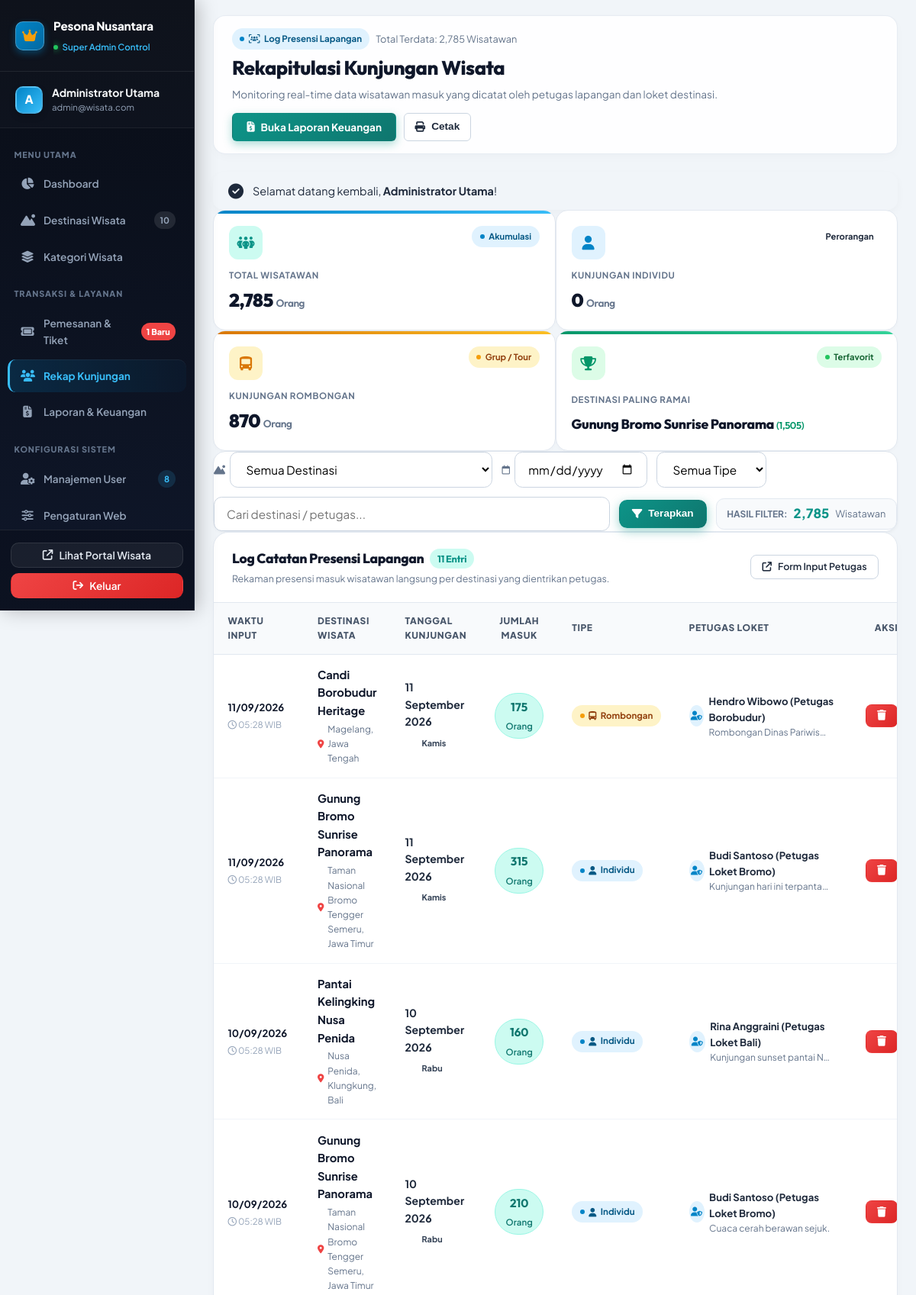
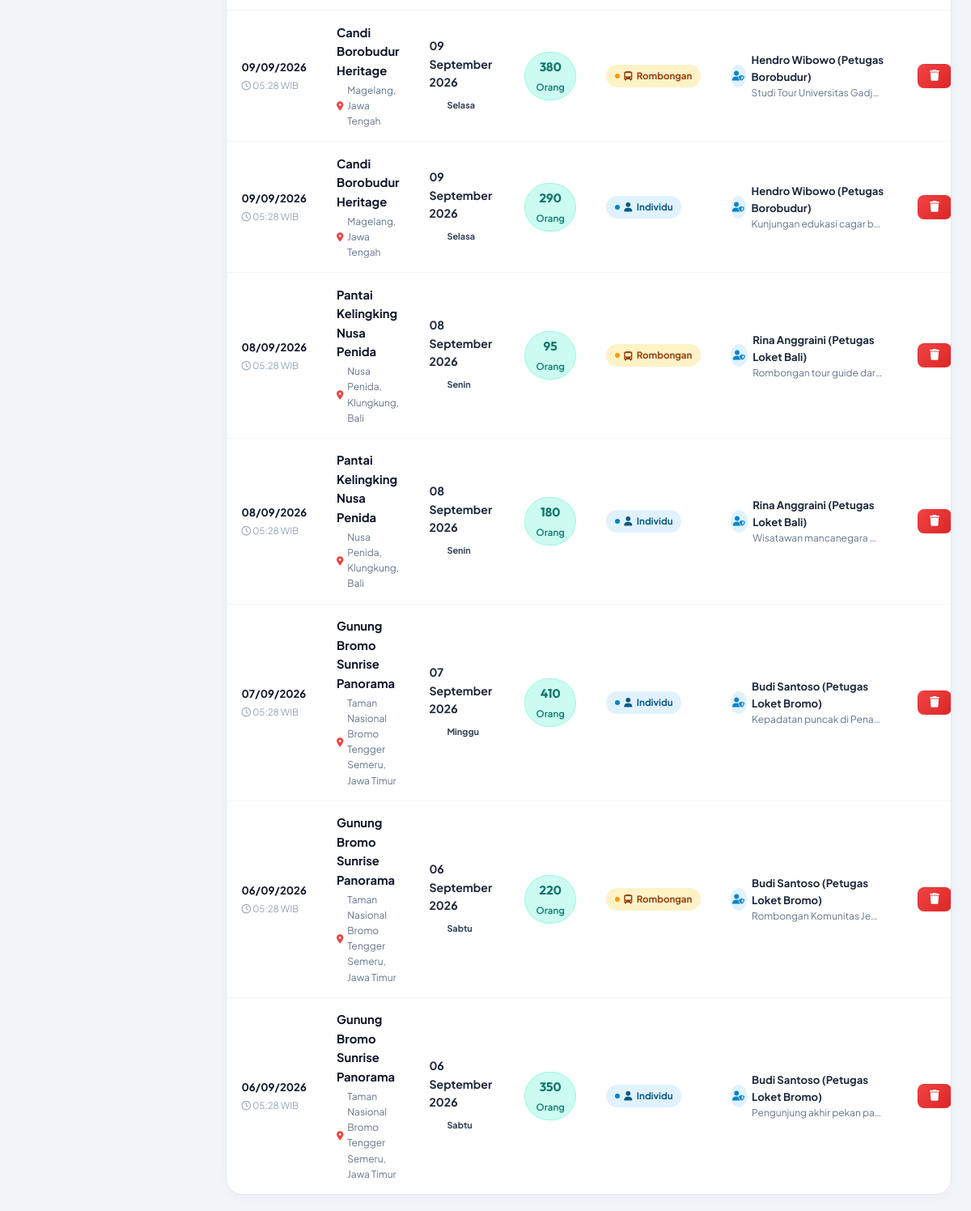
The page /admin/kunjungan.php (signed in) on the database its author committed (2 pictures, top to bottom).
### tables this page shows
CREATE TABLE `pengaturan_web` (
  `id` INT AUTO_INCREMENT PRIMARY KEY,
  `nama_sistem` VARCHAR(100) NOT NULL DEFAULT 'Pesona Nusantara',
  `tagline` VARCHAR(200) DEFAULT 'Sistem Informasi & Reservasi Wisata Berkelas Indonesia',
  `deskripsi` TEXT DEFAULT NULL,
  `kontak_email` VARCHAR(100) DEFAULT 'kontak@pesonanusantara.id',
  `kontak_telp` VARCHAR(30) DEFAULT '+62 821-9988-7766',
  `alamat` TEXT DEFAULT NULL,
  `logo` VARCHAR(255) DEFAULT NULL,
  `banner` VARCHAR(255) DEFAULT NULL,
  `sosmed_instagram` VARCHAR(100) DEFAULT 'pesonanusantara.id',
  `sosmed_facebook` VARCHAR(100) DEFAULT 'pesonanusantara.official',
  `sosmed_youtube` VARCHAR(100) DEFAULT 'PesonaNusantaraTV',
  `updated_at` TIMESTAMP DEFAULT CURRENT_TIMESTAMP ON UPDATE CURRENT_TIMESTAMP
);

CREATE TABLE `presensi_kunjungan` (
  `id` INT AUTO_INCREMENT PRIMARY KEY,
  `petugas_id` INT NOT NULL,
  `destinasi_id` INT NOT NULL,
  `tanggal_kunjungan` DATE NOT NULL,
  `hari` VARCHAR(20) NOT NULL,
  `jumlah_pengunjung` INT NOT NULL,
  `jenis_kunjungan` ENUM('sendiri', 'rombongan') NOT NULL DEFAULT 'sendiri',
  `keterangan` TEXT DEFAULT NULL,
  `created_at` TIMESTAMP DEFAULT CURRENT_TIMESTAMP,
  FOREIGN KEY (`petugas_id`) REFERENCES `users`(`id`) ON DELETE CASCADE,
  FOREIGN KEY (`destinasi_id`) REFERENCES `destinasi`(`id`) ON DELETE CASCADE
);

CREATE TABLE `destinasi` (
  `id` INT AUTO_INCREMENT PRIMARY KEY,
  `kategori_id` INT NOT NULL,
  `nama_destinasi` VARCHAR(150) NOT NULL,
  `slug` VARCHAR(180) NOT NULL UNIQUE,
  `deskripsi` TEXT NOT NULL,
  `lokasi` VARCHAR(255) NOT NULL,
  `maps_embed` TEXT DEFAULT NULL,
  `harga_tiket` DECIMAL(12,2) NOT NULL DEFAULT 0.00,
  `diskon_rombongan` INT DEFAULT 15 COMMENT 'Diskon persen untuk rombongan',
  `min_rombongan` INT DEFAULT 10 COMMENT 'Minimal pengunjung untuk rombongan',
  `jam_buka` TIME DEFAULT '08:00:00',
  `jam_tutup` TIME DEFAULT '17:00:00',
  `hari_operasional` VARCHAR(100) DEFAULT 'Setiap Hari (Senin - Minggu)',
  `fasilitas` TEXT DEFAULT NULL COMMENT 'Comma-separated fasilitas',
  `status` ENUM('buka', 'tutup', 'pemeliharaan') DEFAULT 'buka',
  `rating` DECIMAL(3,2) DEFAULT 4.80,
  `foto_utama` VARCHAR(255) NOT NULL,
  `created_at` TIMESTAMP DEFAULT CURRENT_TIMESTAMP,
  FOREIGN KEY (`kategori_id`) REFERENCES `kategori_wisata`(`id`) ON DELETE CASCADE
);

### admin/kunjungan.php (the view, shortened to what the rows shown need)
<?php
require_once __DIR__ . '/../config/database.php';
$sql = "SELECT k.*, d.nama_destinasi, d.lokasi, COALESCE(u.nama, 'Loket Langsung') as nama_petugas
        FROM presensi_kunjungan k
        JOIN destinasi d ON k.destinasi_id = d.id
        LEFT JOIN users u ON k.petugas_id = u.id
        WHERE 1=1";
$params = [];
$sql .= " ORDER BY k.tanggal_kunjungan DESC, k.id DESC";
$stmt = $pdo->prepare($sql);
$stmt->execute($params);
$kunjunganList = $stmt->fetchAll();
require_once __DIR__ . '/includes/header.php';
require_once __DIR__ . '/includes/sidebar.php';
?>
<main class="admin-main">
  <div class="admin-topbar-luxury">
    <div>
      <h1 style="font-size: 1.6rem; font-weight: 800; color: #0f172a; margin: 0; letter-spacing: -0.02em;">
        Rekapitulasi Kunjungan Wisata
      </h1>
    </div>
  </div>
  <div class="card-table-luxury" style="width: 100%;">
    <div style="overflow-x: auto; width: 100%;">
      <table class="table-luxury" id="kunjunganDataTable" style="width: 100%;">
        <thead>
          <tr>
            <th style="width: 14%;">Waktu Input</th>
            <th style="width: 25%;">Destinasi Wisata</th>
            <th style="width: 16%;">Tanggal Kunjungan</th>
            <th style="width: 15%; text-align: center;">Jumlah Masuk</th>
            <th style="width: 12%;">Tipe</th>
            <th style="width: 18%;">Petugas Loket</th>
            <th style="width: 10%; text-align: right;">Aksi</th>
          </tr>
        </thead>
        <tbody>
          <?php if (empty($kunjunganList)): ?>
            <tr>
              <td colspan="7" style="text-align: center; padding: 3rem 1rem;">
                <div style="max-width: 320px; margin: 0 auto;">
                  <div style="width: 60px; height: 60px; border-radius: 50%; background: #f1f5f9; color: #94a3b8; display: inline-flex; align-items: center; justify-content: center; font-size: 1.5rem; margin-bottom: 1rem;">
                    <i class="fa-solid fa-clipboard-list"></i>
                  </div>
                  <h4 style="font-size: 1.05rem; font-weight: 700; color: #334155; margin: 0 0 0.25rem 0;">Tidak Ada Log Kunjungan</h4>
                  <p style="font-size: 0.8rem; color: #64748b; margin: 0 0 1rem 0;">Belum ada data presensi wisatawan untuk kriteria filter yang dipilih.</p>
                </div>
              </td>
            </tr>
          <?php else: ?>
            <?php foreach ($kunjunganList as $k): ?>
              <tr class="kunjungan-row">
                <td>
                  <div style="font-size: 0.82rem; font-weight: 700; color: #0f172a;">
                    <?= date('d/m/Y', strtotime($k['created_at'])) ?>
                  </div>
                  <span style="font-size: 0.72rem; color: #94a3b8;">
                    <i class="fa-regular fa-clock"></i> <?= date('H:i', strtotime($k['created_at'])) ?> WIB
                  </span>
                </td>
                <td>
                  <strong class="text-dark dest-name" style="font-size: 0.92rem;"><?= htmlspecialchars($k['nama_destinasi']) ?></strong>
                  <p class="text-xs text-muted" style="margin: 0.15rem 0 0 0; display: flex; align-items: center; gap: 0.3rem;">
                    <i class="fa-solid fa-location-dot" style="color: #ef4444; font-size: 0.7rem;"></i> <?= htmlspecialchars($k['lokasi']) ?>
                  </p>
                </td>
                <td>
                  <div style="font-weight: 700; color: #1e293b; font-size: 0.88rem;">
                    <?= formatTanggalIndo($k['tanggal_kunjungan']) ?>
                  </div>
                  <span class="badge-luxury badge-luxury-info" style="font-size: 0.68rem; margin-top: 0.2rem;">
                    <?= htmlspecialchars($k['hari']) ?>
                  </span>
                </td>
                <td style="text-align: center;">
                  <div style="display: inline-block; background: #ccfbf1; border: 1px solid #99f6e4; padding: 0.35rem 0.85rem; border-radius: 9999px;">
                    <strong style="color: #0f766e; font-size: 0.95rem; font-family: 'Outfit', sans-serif;">
                      <?= number_format($k['jumlah_pengunjung']) ?>
                    </strong>
                    <span style="font-size: 0.72rem; color: #0f766e; font-weight: 600;"> Orang</span>
                  </div>
                </td>
                <td>
                  <?php if ($k['jenis_kunjungan'] === 'rombongan'): ?>
                    <span class="badge-luxury badge-luxury-warning" style="font-size: 0.72rem;">
                      <i class="fa-solid fa-bus-simple"></i> Rombongan
                    </span>
                  <?php else: ?>
                    <span class="badge-luxury badge-luxury-primary" style="font-size: 0.72rem;">
                      <i class="fa-solid fa-user"></i> Individu
                    </span>
                  <?php endif; ?>
                </td>
                <td>
                  <div style="display: flex; align-items: center; gap: 0.4rem;">
                    <div style="width: 28px; height: 28px; border-radius: 50%; background: #e0f2fe; color: #0284c7; display: flex; align-items: center; justify-content: center; font-size: 0.75rem;">
                      <i class="fa-solid fa-user-shield"></i>
                    </div>
                    <div>
                      <strong class="petugas-name" style="font-size: 0.82rem; color: #1e293b; display: block;"><?= htmlspecialchars($k['nama_petugas']) ?></strong>
                      <?php if (!empty($k['keterangan'])): ?>
                        <span class="text-xs text-muted info-desc" style="display: block; max-width: 160px; white-space: nowrap; overflow: hidden; text-overflow: ellipsis;" title="<?= htmlspecialchars($k['keterangan']) ?>">
                          <?= htmlspecialchars($k['keterangan']) ?>
                        </span>
                      <?php endif; ?>
                    </div>
                  </div>
                </td>
                <td style="text-align: right;">
                  <a href="<?= BASE_URL ?>admin/kunjungan.php?action=delete&id=<?= $k['id'] ?>" class="btn btn-danger btn-sm" title="Hapus Data" style="border-radius: 0.5rem;" onclick="return confirm('Apakah Anda yakin ingin menghapus data presensi kunjungan ini?')">
                    <i class="fa-solid fa-trash"></i>
                  </a>
                </td>
              </tr>
            <?php endforeach; ?>
          <?php endif; ?>
        </tbody>
      </table>
    </div>
  </div>
</main>
<?php require_once __DIR__ . '/includes/footer.php'; ?>

### admin/includes/sidebar.php (shortened to what the rows shown need)
<aside class="admin-sidebar">
  <div class="admin-sidebar-brand">
    <div style="overflow: hidden; flex: 1;">
      <span style="display: block; font-weight: 800; font-size: 0.95rem; color: #ffffff; letter-spacing: -0.01em; white-space: nowrap; text-overflow: ellipsis; overflow: hidden;">
        <?= htmlspecialchars($settings['nama_sistem'] ?? 'Pesona Nusantara') ?>
      </span>
      <span style="display: inline-flex; align-items: center; gap: 0.35rem; font-size: 0.72rem; color: #38bdf8; font-weight: 600;">
        <span style="width: 6px; height: 6px; border-radius: 50%; background: #22c55e; display: inline-block; box-shadow: 0 0 8px #22c55e;"></span>
        Super Admin Control
      </span>
    </div>
  </div>
</aside>

### rows shown on the page
pengaturan_web: nama_sistem "Pesona Nusantara"
presensi_kunjungan: created_at "11/09/2026", created_at "05:28", destinasi.nama_destinasi "Candi Borobudur Heritage", destinasi.lokasi "Magelang, Jawa Tengah", tanggal_kunjungan "11 September 2026", hari "Kamis", jumlah_pengunjung "175", jenis_kunjungan "rombongan" (drawn), nama_petugas "Hendro Wibowo (Petugas Borobudur)", keterangan "Rombongan Dinas Pariwis…"
presensi_kunjungan: created_at "11/09/2026", created_at "05:28", destinasi.nama_destinasi "Gunung Bromo Sunrise Panorama", destinasi.lokasi "Taman Nasional Bromo Tengger Semeru, Jawa Timur", tanggal_kunjungan "11 September 2026", hari "Kamis", jumlah_pengunjung "315", jenis_kunjungan "sendiri" (drawn), nama_petugas "Budi Santoso (Petugas Loket Bromo)", keterangan "Kunjungan hari ini terpanta…"
presensi_kunjungan: created_at "10/09/2026", created_at "05:28", destinasi.nama_destinasi "Pantai Kelingking Nusa Penida", destinasi.lokasi "Nusa Penida, Klungkung, Bali", tanggal_kunjungan "10 September 2026", hari "Rabu", jumlah_pengunjung "160", jenis_kunjungan "sendiri" (drawn), nama_petugas "Rina Anggraini (Petugas Loket Bali)", keterangan "Kunjungan sunset pantai N…"
presensi_kunjungan: created_at "10/09/2026", created_at "05:28", destinasi.nama_destinasi "Gunung Bromo Sunrise Panorama", destinasi.lokasi "Taman Nasional Bromo Tengger Semeru, Jawa Timur", tanggal_kunjungan "10 September 2026", hari "Rabu", jumlah_pengunjung "210", jenis_kunjungan "sendiri" (drawn), nama_petugas "Budi Santoso (Petugas Loket Bromo)", keterangan "Cuaca cerah berawan sejuk."
presensi_kunjungan: created_at "09/09/2026", created_at "05:28", destinasi.nama_destinasi "Candi Borobudur Heritage", destinasi.lokasi "Magelang, Jawa Tengah", tanggal_kunjungan "09 September 2026", hari "Selasa", jumlah_pengunjung "380", jenis_kunjungan "rombongan" (drawn), nama_petugas "Hendro Wibowo (Petugas Borobudur)", keterangan "Studi Tour Universitas Gadj…"
presensi_kunjungan: created_at "09/09/2026", created_at "05:28", destinasi.nama_destinasi "Candi Borobudur Heritage", destinasi.lokasi "Magelang, Jawa Tengah", tanggal_kunjungan "09 September 2026", hari "Selasa", jumlah_pengunjung "290", jenis_kunjungan "sendiri" (drawn), nama_petugas "Hendro Wibowo (Petugas Borobudur)", keterangan "Kunjungan edukasi cagar b…"
presensi_kunjungan: created_at "08/09/2026", created_at "05:28", destinasi.nama_destinasi "Pantai Kelingking Nusa Penida", destinasi.lokasi "Nusa Penida, Klungkung, Bali", tanggal_kunjungan "08 September 2026", hari "Senin", jumlah_pengunjung "95", jenis_kunjungan "rombongan" (drawn), nama_petugas "Rina Anggraini (Petugas Loket Bali)", keterangan "Rombongan tour guide dar…"
presensi_kunjungan: created_at "08/09/2026", created_at "05:28", destinasi.nama_destinasi "Pantai Kelingking Nusa Penida", destinasi.lokasi "Nusa Penida, Klungkung, Bali", tanggal_kunjungan "08 September 2026", hari "Senin", jumlah_pengunjung "180", jenis_kunjungan "sendiri" (drawn), nama_petugas "Rina Anggraini (Petugas Loket Bali)", keterangan "Wisatawan mancanegara…"
presensi_kunjungan: created_at "07/09/2026", created_at "05:28", destinasi.nama_destinasi "Gunung Bromo Sunrise Panorama", destinasi.lokasi "Taman Nasional Bromo Tengger Semeru, Jawa Timur", tanggal_kunjungan "07 September 2026", hari "Minggu", jumlah_pengunjung "410", jenis_kunjungan "sendiri" (drawn), nama_petugas "Budi Santoso (Petugas Loket Bromo)", keterangan "Kepadatan puncak di Pena…"
presensi_kunjungan: created_at "06/09/2026", created_at "05:28", destinasi.nama_destinasi "Gunung Bromo Sunrise Panorama", destinasi.lokasi "Taman Nasional Bromo Tengger Semeru, Jawa Timur", tanggal_kunjungan "06 September 2026", hari "Sabtu", jumlah_pengunjung "220", jenis_kunjungan "rombongan" (drawn), nama_petugas "Budi Santoso (Petugas Loket Bromo)", keterangan "Rombongan Komunitas Je…"
presensi_kunjungan: created_at "06/09/2026", created_at "05:28", destinasi.nama_destinasi "Gunung Bromo Sunrise Panorama", destinasi.lokasi "Taman Nasional Bromo Tengger Semeru, Jawa Timur", tanggal_kunjungan "06 September 2026", hari "Sabtu", jumlah_pengunjung "350", jenis_kunjungan "sendiri" (drawn), nama_petugas "Budi Santoso (Petugas Loket Bromo)", keterangan "Pengunjung akhir pekan pa…"

### other values the page prints
$initial "A"
$userName "Administrator Utama"
$userEmail "admin@wisata.com"
$cntDestinasi "10"
$cntPendingPesanan "1"
$cntUsers "8"
$totalSemuaPengunjung "2,785"
$flash['message'] "Selamat datang kembali, Administrator Utama !"
$totalIndividu "0"
$totalRombongan "870"
$topDestRow['nama_destinasi'] "Gunung Bromo Sunrise Panorama"
$topDestRow['total'] "1,505"
$filterTotalPengunjung "2,785"
count($kunjunganList) "11"
